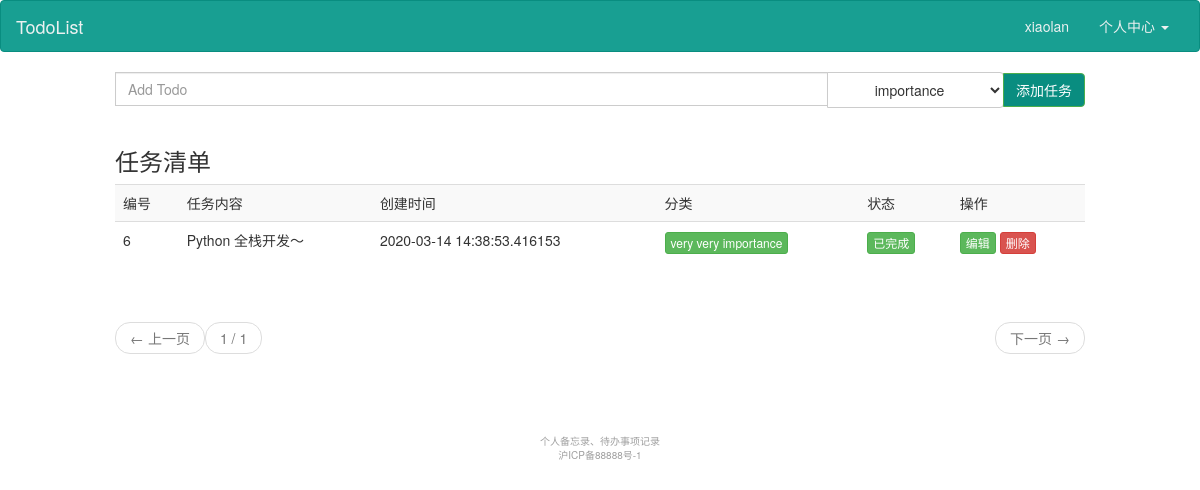
The app's page /todo/list/ (signed in) with its own data.
### app/model.py (models this page shows, shortened)
class User(UserMixin, db.Model):
    __tablename__ = 'users'  # 自定义数据表的表名
    id = db.Column(db.Integer, primary_key=True, autoincrement=True)
    username = db.Column(db.String(100), unique=True, nullable=False)
    password_hash = db.Column(db.String(200), nullable=True)  # 数据库中需要存储加密过的密码
    email = db.Column(db.String(64), unique=True, index=True)
    confirmed = db.Column(db.Boolean, default=False)
    name = db.Column(db.String(64))
    location = db.Column(db.String(64))  # 所在地
    about_me = db.Column(db.Text())  # 自我介绍
    member_since = db.Column(db.DateTime(), default=datetime.utcnow)
    last_seen = db.Column(db.DateTime(), default=datetime.utcnow)
    role_id = db.Column(db.Integer, db.ForeignKey('roles.id'))
    todos = db.relationship('Todo', backref='user')
    categories = db.relationship('Category', backref='user')
    @property
    def password(self):
        raise AttributeError('password is not a readable attribute')

class Todo(db.Model):
    __tablename__ = 'todos'
    id = db.Column(db.Integer, autoincrement=True, primary_key=True)
    content = db.Column(db.String(100))  # 任务内容
    status = db.Column(db.Boolean, default=False)  # 任务的状态
    add_time = db.Column(db.DateTime, default=datetime.utcnow)  # 任务创建时间
    user_id = db.Column(db.Integer, db.ForeignKey('users.id'))
    category_id = db.Column(db.Integer, db.ForeignKey('categories.id'))

class Category(db.Model):
    __tablename__ = 'categories'
    id = db.Column(db.Integer, autoincrement=True, primary_key=True)
    name = db.Column(db.String(20), unique=True)
    add_time = db.Column(db.DateTime, default=datetime.utcnow)  # 任务创建时间
    user_id = db.Column(db.Integer, db.ForeignKey('users.id'))
    todos = db.relationship('Todo', backref='category')

### app/todo/views.py (the view)
@todo.route('/list/')
@login_required
def list():
    form = AddTodoForm()  # 添加操作的表单
    page = int(request.args.get('page', 1))
    todoPageObj = Todo.query.filter_by(
        user_id=current_user.id).paginate(
        page, per_page=current_app.config['PER_PAGE'])
    return render_template('todo/list.html', todoObj=todoPageObj, form=form)

### app/todo/forms.py
class AddTodoForm(FlaskForm):
    content = StringField(
        label='任务内容',
        validators=[DataRequired()],
        render_kw={
            'class': "form-control aligin-right ",
            'placeholder': "Add Todo"
        }
    )
    category = SelectField(
        label='分类',
        coerce=int,  # 存的是id整形
        render_kw={
            'class': "btn btn-default dropdown-toggle aligin-right",
        }
    )
    submit = SubmitField(
        label='添加任务',
        render_kw = {
        'class': "btn btn-default btn-success btn-todo-add"
    })
    def __init__(self):
        super(AddTodoForm, self).__init__()
        categories = Category.query.all()
        if categories:
            self.category.choices = [(item.id, item.name) for item in
                                     categories]
        else:
            self.category.choices = [(-1, "请先创建分类")]

### app/auth/views.py (called while the page is built)
@auth.before_app_request
def before_request():
    if current_user.is_authenticated \
            and not current_user.confirmed \
            and request.endpoint[:5] != 'auth.' \
            and request.endpoint != 'static':
        return redirect(url_for('auth.unconfirmed'))

### app/model.py (called while the page is built)
@login_manager.user_loader
def load_user(user_id):
    return User.query.get(int(user_id))

### app/templates/todo/list.html (shortened to what this page needs)
{% extends 'base.html' %}
{% block content %}
        <div class="col-lg-10 col-xs-offset-1">
            <form method="post" action="{{ url_for('todo.add') }}">
                <div class="input-group">
                    {{ form.content() }}
                    <span class="input-group-btn">
                    {{ form.category() }}
                    {{ form.submit() }}
                    </span>
                </div>
            </form>
            <br/>
            <h3>任务清单</h3>
            <table class="table table-striped">
                <tr>
                    <td>编号</td>
                    <td>任务内容</td>
                    <td>创建时间</td>
                    <td>分类</td>
                    <td>状态</td>
                    <td>操作</td>
                </tr>
                {% for todo in todoObj.items %}
                    <tr>
                        <td>{{ todo.id }}</td>
                        <td>{{ todo.content }}</td>
                        <td>{{ todo.add_time }}</td>
                        <td>
                            <a href="#" class="btn btn-success btn-xs" role="button">{{ todo.category.name }}</a>
                        </td>
                        <td>
                            {% if todo.status %}
                                <a href="{{ url_for('todo.undo', id=todo.id) }}" class="btn btn-success btn-xs" role="button">
                                    已完成
                                </a>
                            {% else %}
                                <a href="{{ url_for('todo.done', id=todo.id) }}" class="btn btn-warning btn-xs" role="button">
                                    未完成
                                </a>
                            {% endif %}
                        </td>
                        <td>
                            <a href="{{ url_for('todo.edit', id=todo.id) }}" class="btn btn-success btn-xs" role="button">
                                编辑
                            </a>
                            <a href="{{ url_for('todo.delete', id=todo.id) }}" class="btn btn-danger btn-xs" role="button">
                                删除
                            </a>
                        </td>
                    </tr>
                {% endfor %}
            </table>
            <br/>
            <nav aria-label="...">
                <ul class="pager">
                    {% if todoObj.has_prev %}
                        <li class="previous"><a href="{{ url_for('todo.list') }}?page={{ todoObj.prev_num }}">
                            <span aria-hidden="true">&larr;</span> 上一页</a></li>
                    {% else %}
                        <li class="previous disabled"><a href="#"><span aria-hidden="true">&larr;</span> 上一页</a></li>
                    {% endif %}
                    <li class="previous disabled text-center">
                        <a href="#">{{ todoObj.page }} / {{ todoObj.pages }}</a>
                    </li>
                    {% if todoObj.has_next %}
                        <li class="next"><a href="{{ url_for('todo.list') }}?page={{ todoObj.next_num }}">
                            下一页 <span aria-hidden="true">&rarr;</span></a>
                        </li>
                    {% else %}
                        <li class="next disabled"><a href="#">下一页 <span aria-hidden="true">&rarr;</span></a></li>
                    {% endif %}
                </ul>
            </nav>
        </div>
{% endblock %}

### app/templates/base.html (shortened to what this page needs)
<!DOCTYPE html>
<html lang="zh-CN">
<head>
    <link href="https://cdn.jsdelivr.net/npm/bootstrap@3.3.7/dist/css/bootstrap.min.css" rel="stylesheet">
    <link href="/static/css/todo.css" rel="stylesheet">
</head>
<body>
<nav class="navbar navbar-default">
    <div class="container-fluid">
        <div class="navbar-header">
            <a class="navbar-brand" href="{{ url_for('auth.index') }}">TodoList</a>
        </div>
        <div class="collapse navbar-collapse" id="bs-example-navbar-collapse-1">
            <ul class="nav navbar-nav navbar-right">
                {% if current_user.is_authenticated %}
                    <li><a href="{{ url_for('user.get_user', id=current_user.id) }}">{{ current_user.username }}</a>
                    </li>
                    <li class="dropdown">
                        <a href="#" class="dropdown-toggle" data-toggle="dropdown" role="button"
                           aria-haspopup="true" aria-expanded="false">个人中心 <span class="caret"></span></a>
                    </li>
                {% else %}
                    <li><a href="{{ url_for('auth.register') }}">注册</a></li>
                    <li><a href="{{ url_for('auth.login') }}">登录</a></li>
                {% endif %}
            </ul>
        </div>
    </div>
</nav>
<div class="container-fluid">
    <div class="row">
            {% block content %}
            {% endblock %}
    </div>
</div>
<br/>
<br/>
<br/>
<footer class="text-center index-footer">
    个人备忘录、待办事项记录<br/>
    沪ICP备88888号-1
</footer>
</body>
</html>

### app/static/css/todo.css (style rules this page uses)
.index-footer { font-size: x-small; color: #9F9F9F; }
.navbar-default { background-color: #189f92; border-color: #098d80; }
.navbar-default .navbar-brand { color: #ecf1f1; }
.navbar-default .navbar-nav > li > a { color: #ecf1f1; }
.navbar-default .navbar-collapse, .navbar-default .navbar-form { border-color: #ecf1f1; }
.btn-todo-add { background-color: #098d80; }
.pager li a { color: #098d80; }

### records on screen
User: username "xiaolan"
Todo: id "6", content "Python 全栈开发～", add_time "2020-03-14 14:38:53.416153", category.name "very very importance"

### other values on screen
{{ todoObj.page }} "1"
{{ todoObj.pages }} "1"
